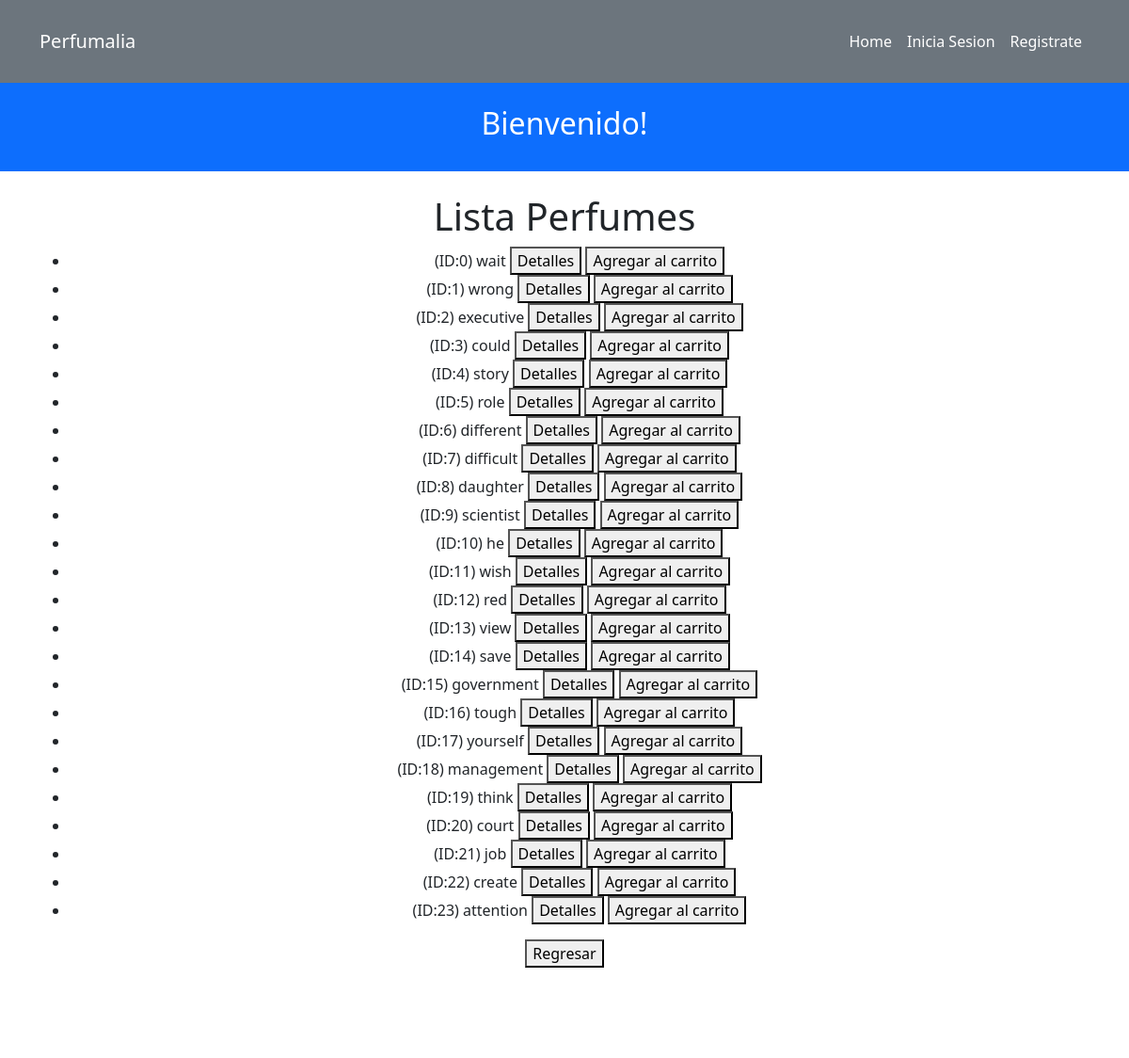
Screenshot of /perfumes with the database file from the repository.
### store/models.py (models this page shows, shortened)
class Perfume(models.Model):
    productID = models.CharField(primary_key = True, max_length=100)
    name = models.CharField(max_length=100)
    author = models.CharField(max_length=100)
    brand = models.CharField(max_length=100)
    category = models.CharField(max_length=100)
    price = models.DecimalField(max_digits=10, decimal_places=2)
    inventoryQuantity = models.IntegerField()
    details = models.CharField(max_length=100)

### store/views.py (the view)
# urls.py: path("perfumes", PerfumesPageView.as_view(), name='perfumes'),
class PerfumesPageView(TemplateView):
    template_name = 'perfumes.html'
    def get(self, request):
        perfumes = Perfume.objects.all()
        return render(request, self.template_name, {'perfumes': perfumes})

### store/contextProcessors.py (called while the page is built)
def cart_items_count(request):
    if request.user.is_authenticated:
        try:
            cart = ShoppingCart.objects.get(userID=request.user)
            cart_items_count = cart.cartitem_set.count()
        except ShoppingCart.DoesNotExist:
            cart_items_count = 0
    else:
        cart_items_count = 0
    return {'cart_items_count': cart_items_count}

### store/templates/perfumes.html (shortened to what this page needs)
{% extends 'base.html' %}
{% block content %}
<div class="text-center">
  <h1>Lista Perfumes</h1>
  <ul>
      {% for perfume in perfumes %}
          <li>
              (ID:{{ perfume.productID }}) {{ perfume.name }}
              <a href="{% url 'perfumedetails' perfume.productID %}"><button>Detalles</button></a>
              <form action="{% url 'add_to_cart' perfume.productID %}" method="POST" style="display:inline;">
                  <button type="submit">Agregar al carrito</button>
              </form>
          </li>
      {% endfor %}
  </ul>
  <a href="/">
      <button>Regresar</button>
  </a>
</div>
{% endblock %}

### rows the page displays
Perfume: productID "0", name "wait"
Perfume: productID "1", name "wrong"
Perfume: productID "2", name "executive"
Perfume: productID "3", name "could"
Perfume: productID "4", name "story"
Perfume: productID "5", name "role"
Perfume: productID "6", name "different"
Perfume: productID "7", name "difficult"
Perfume: productID "8", name "daughter"
Perfume: productID "9", name "scientist"
Perfume: productID "10", name "he"
Perfume: productID "11", name "wish"
Perfume: productID "12", name "red"
Perfume: productID "13", name "view"
Perfume: productID "14", name "save"
Perfume: productID "15", name "government"
Perfume: productID "16", name "tough"
Perfume: productID "17", name "yourself"
Perfume: productID "18", name "management"
Perfume: productID "19", name "think"
Perfume: productID "20", name "court"
Perfume: productID "21", name "job"
Perfume: productID "22", name "create"
Perfume: productID "23", name "attention"
